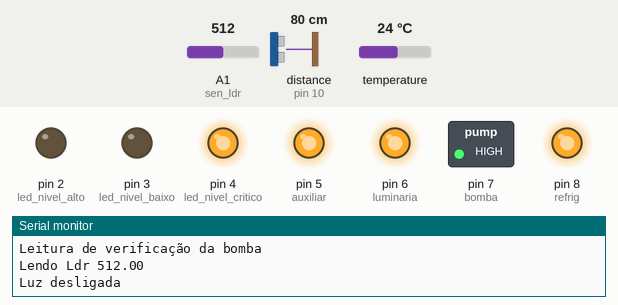
The sketch below on a simulated Arduino Uno, built with avr-gcc and run on an emulated ATmega328P. On the bench: switched loads named in the sketch (green lamp = pin HIGH), output pins drawn as LEDs (lit = HIGH), the last lines printed to the serial monitor. The test bench sets the inputs (shaded band); at power-on: distance to the obstacle (sensor on pin 10) 80 cm, A1 (sen_ldr) = 512, temperature 24 °C. The echo pulse lasts 58.3 µs per cm; the local clock reads 2024-03-15 10:24:30 at power-on unless the sketch sets it.

Above: at 1.5 s.
1.6 s: distance to the obstacle (sensor on pin 10) set to 2 cm
At 15.4 s:
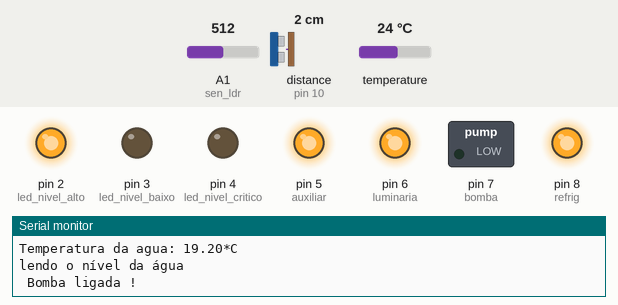
15.6 s: A1 (sen_ldr) set to 585
19.2 s: A1 (sen_ldr) set to 618
At 28.0 s:
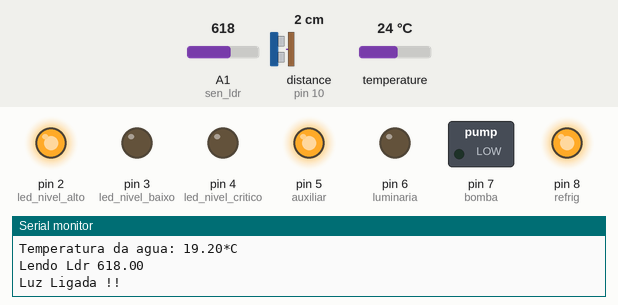
28.5 s: temperature set to 33.9 °C
31.9 s: temperature set to 34.8 °C
At 41.9 s:
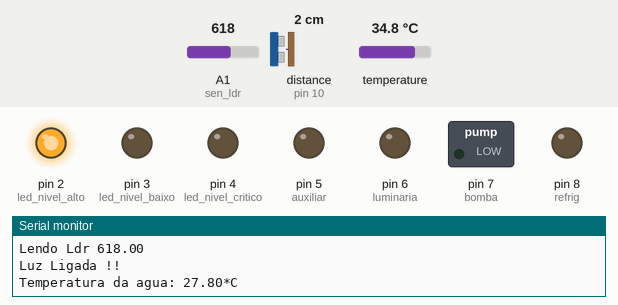
45.9 s: temperature set to 12 °C
At 51.9 s:
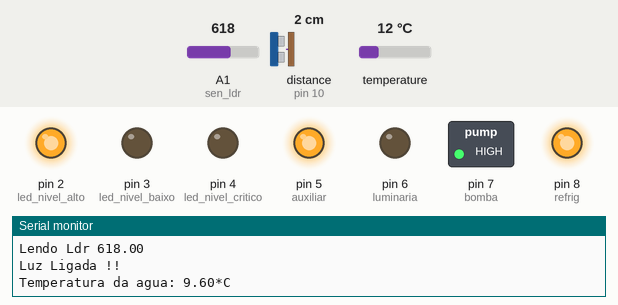
Timing chart, 0 to 76.5 s (numbered marks = the images above; inputs shaded):
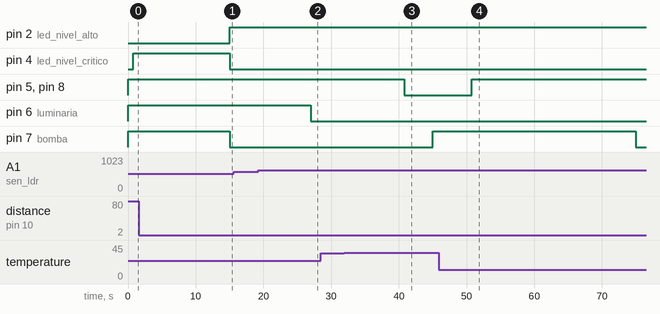

Measured:
- the behaviour switches between 600 and 601 on A1 (sen_ldr) (found by bisection; images 1 and 2)
- the behaviour switches between 34.3 and 34.4 °C on temperature (found by bisection; images 2 and 3)
- after the input at 1.6 s, pin 2 (led_nivel_alto): LOW → HIGH after 13.4 s; pin 4 (led_nivel_critico), pin 7 (bomba): HIGH → LOW after 13.4 s
- after the input at 19.2 s, pin 6 (luminaria): HIGH → LOW after 7.8 s
- after the input at 31.9 s, pin 5 (auxiliar), pin 8 (refrig): HIGH → LOW after 8.9 s
- after the input at 45.9 s, pin 5 (auxiliar), pin 8 (refrig): LOW → HIGH after 4.9 s

The sketch:

TCC_Arduino_Sketch.ino
```cpp
// ---- INICIALIZAÇÃO DO SENSOR ULTRASÔNICO ----

#include "Ultrasonic.h" // BIBLIOTECA
#define pin_trigger 11
#define pin_echo 10
Ultrasonic ultrasonic(pin_trigger, pin_echo); //INICIALIZA OS PINOS DOS SENSORES

// ---- INICIALIZAÇÃO RTC ----

#include <Wire.h> //BIBLIOTECA
#include "RTClib.h" //BIBLIOTECA
RTC_DS3231 rtc; //OBJETO DO TIPO RTC
char daysOfTheWeek[7][12] = {"Domingo", "Segunda", "Terça", "Quarta", "Quinta", "Sexta", "Sábado"};

// ---- INICIALIZAÇÃO DO SENSOR DE TEMPERATURA ----

#include <OneWire.h>
#include <DallasTemperature.h>
#define DS18B20 12 //DEFINE O PINO DIGITAL UTILIZADO PELO SENSOR
OneWire ourWire(DS18B20); //CONFIGURA UMA INSTÂNCIA ONEWIRE PARA SE COMUNICAR COM O SENSOR
DallasTemperature sensors(&ourWire); //BIBLIOTECA DallasTemperature UTILIZA A OneWire

// ---- INICIALIZAÇÃO DO SENSOR LDR ----

#define sen_ldr A1

// ---- INICIALIZA OS PIN ----

#define refrig 8
#define bomba 7
#define luminaria 6
#define auxiliar 5

#define led_nivel_alto 2
#define led_nivel_baixo 3
#define led_nivel_critico 4

// ---- VARIÁVEIS ----

int tempo_bomba_ligada = 30;  // QUANTO TEMPO A BOMBA PERMANECE LIGADA
int tempo_bomba_desligada = 30; // TEMPO EM SEGUNDOS DA BOMBA EM ESPERA (intervalos).
int tempo_leitura_ultra = 15; // *** NÃO PODE SER MENOR QUE 15s ***
int tempo_leitura_temperatura = 10;
int tempo_leitura_lumi = 9;
int nivel_alto = 10; // NIVEL ALTO (cm)
int nivel_baixo = 20;  // NIVEL BAIXO (cm)

// ---- Variaveis De controle ----

int distancia;
static bool flag_bomba_ligada;
static bool flag_luminaria;
float temperatura_media;
float tempo_adicional; //<------------ TESTANDO ! Não implementado

// --------------------- REFERENCIAS DE TEMPO ---------------

DateTime now;
DateTime ref_tempo_liga;
DateTime ref_tempo_desliga;
DateTime ref_tempo_ultra;
DateTime ref_tempo_temperatura;
DateTime ref_tempo_lumi;

//======================= FUNÇÕES SETUP/LOOP =======================

void setup() {

  start();
  strt_rtc();
  digitalWrite(bomba, HIGH);
  digitalWrite(refrig, HIGH);
  digitalWrite(luminaria, HIGH);
  digitalWrite(auxiliar, HIGH);
}
void loop() {

  now = rtc.now();
  leitura_temperatura ();
  check_ultra_sen();
  acionamento_bomba();
  comportamento_luminaria();
}
//======================= INICIALIZAÇÂO =======================

void start(){

  Serial.begin(9600);
  DateTime ref_tempo_liga = rtc.now();
  DateTime ref_tempo_ultra = rtc.now();
  DateTime ref_tempo_temperatura = rtc.now();
  DateTime ref_tempo_lumi = rtc.now();

 // ------------------- DEFINIÇOES DOS PIN --------------------

  pinMode(bomba, OUTPUT);
  pinMode(luminaria, OUTPUT);
  pinMode(refrig, OUTPUT);
  pinMode(auxiliar, OUTPUT);

  pinMode(led_nivel_alto, OUTPUT);
  pinMode(led_nivel_baixo, OUTPUT);
  pinMode(led_nivel_critico, OUTPUT);
  pinMode(sen_ldr, INPUT_PULLUP);
}
  // ============== INICIALIZAÇÃO RTC ==================

  void strt_rtc(){

  if (! rtc.begin()) {
    Serial.println("Couldn't find RTC");
    while (1);
  }

  if (rtc.lostPower()) {
    Serial.println("RTC lost power, lets set the time!");
    // following line sets the RTC to the date & time this sketch was compiled
    rtc.adjust(DateTime(F(__DATE__), F(__TIME__)));
    // This line sets the RTC with an explicit date & time, for example to set
    // January 21, 2014 at 3am you would call:
     //rtc.adjust(DateTime(2022, 5, 30, 10, 44, 0));
  }
}

// ================ VERIFICAÇÃO DE NÍVEL ==================

  void ultrasonic_sen(){

    digitalWrite(pin_trigger, LOW);
    delayMicroseconds(2);
    digitalWrite(pin_trigger, HIGH);
    delayMicroseconds(10);
    digitalWrite(pin_trigger, LOW);
    distancia = (ultrasonic.Ranging(CM));
    delayMicroseconds(10);
  }

  void check_ultra_sen(){

    if (now.unixtime() >= (ref_tempo_ultra.unixtime() + tempo_leitura_ultra)){

      ultrasonic_sen();
      Serial.println("lendo o nível da água ");

      if (distancia <= nivel_alto){

        // NIVEL ALTO
        digitalWrite(led_nivel_alto, HIGH);
        digitalWrite(led_nivel_baixo, LOW);
        digitalWrite(led_nivel_critico, LOW);
        }
      if (distancia > nivel_alto && distancia < nivel_baixo){

          // NIVEL BAIXO
          digitalWrite(led_nivel_alto, LOW);
          digitalWrite(led_nivel_baixo, HIGH);
          digitalWrite(led_nivel_critico, LOW);
        }
      if (distancia > nivel_baixo){

        // NIVEL CRITICO
        flag_bomba_ligada = false;
        digitalWrite(led_nivel_alto, LOW);
        digitalWrite(led_nivel_baixo, LOW);
        digitalWrite(led_nivel_critico, HIGH);
          }
          ref_tempo_ultra = now;
        }
      }
// ============= CALCULO DE TEMPO ENTRE ACINAMENTOS DA BOMBA ================

  int tempo_para_ligar(){

    if (estado() == 1){

    int result;
    result = (tempo_bomba_desligada /4) + tempo_bomba_desligada;
    return result;
    }else {
      return tempo_bomba_desligada;
      }
  }

//  ===================== COMANDOS DA BOMBA ====================

  void comportamento_bomba(){

    static bool flag_sen;

    if (now.unixtime() >= (ref_tempo_liga.unixtime() + tempo_para_ligar()) && flag_bomba_ligada == false ){

      if (flag_sen == false){
      ultrasonic_sen(); // <------- VERIFICAR O SENSOR ULTRASÔNICO ANTES DE LIGAR A BOMBA ----<<<<

      Serial.println("Leitura de verificação da bomba");
       flag_sen = true;
      }

     if (distancia <= nivel_baixo){

      Serial.println(" Bomba ligada !");
      flag_bomba_ligada = true; // <----- ESSE FLAG FAZ A BOMBA LIGAR! ---<<<<<
      ref_tempo_desliga = now;
      flag_sen = false;  // <---- ESSE FLAG INDICA UMA LEITURA DO SENSOR ---<<<<
        }
      }

    if (now.unixtime() >= (ref_tempo_desliga.unixtime() + tempo_bomba_ligada) && flag_bomba_ligada == true){

      Serial.println("Bomba desligada !");
      ref_tempo_liga = now;
      flag_bomba_ligada = false;
      }
  }

  void acionamento_bomba(){

    comportamento_bomba();

     if (flag_bomba_ligada == true){
      //  digitalWrite(bomba, HIGH);
         digitalWrite(bomba, LOW);
    }else {
        // digitalWrite(bomba, LOW);
         digitalWrite(bomba, HIGH);
        }
    }

  //======================== REFRIGERAÇÃO DA ÁGUA =============================================

 float sen_temperatura(){

  float temp;
  sensors.requestTemperatures();
  return  temp = sensors.getTempCByIndex(0);

  }

 void leitura_temperatura (){

  static int cont;
  float temp;
  float maxtemp;
  float mintemp;
  float result;

  if (now.unixtime() >= (ref_tempo_temperatura.unixtime() + tempo_leitura_temperatura)){


    temp = sen_temperatura();

     if (cont == 0){
      maxtemp = temp;
      mintemp = temp;
      cont += 1;
      }
     if (temp > maxtemp && cont != 0){
      maxtemp = temp;
      }
     if (temp < mintemp && cont != 0){
      mintemp = temp;
      }
     if(cont != 0 ){
      float soma;

      soma = (temp * 3) + (maxtemp + mintemp);
      result = soma /5 ;
      cont +=1;
     } else {
      result = temp;
      }
      if (cont >= 10){
          cont = 0;
      }
    temperatura_media = result;

  Serial.print("Temperatura da agua: ");
  Serial.print(temperatura_media);
  Serial.println("*C");
  ref_tempo_temperatura = now;
  acionamento_refrig();
    }
  }
  void acionamento_refrig(){

    if (temperatura_media >= 27.5 ){
     // digitalWrite(refrig,HIGH);
      digitalWrite(refrig,LOW);
      digitalWrite(auxiliar,LOW);
      }else{
        //digitalWrite(refrig,LOW);
        digitalWrite(refrig,HIGH);
        digitalWrite(auxiliar,HIGH);
        }
    }
//  ================== CONTROLE DA ILUMINAÇÃO ==============================

int estado(){
   if (now.hour() >= 5 && now.hour() < 17){
       // Serial.print("Dia ");
     return 0;
        }
   if(now.hour() >= 17  && now.hour() < 5){
         // Serial.print("Noite ");
      return 1;
          }
      }

float sensor_ldr(){

   float valor;
   valor = analogRead(sen_ldr);
   return valor;
  }

void comportamento_luminaria(){

static bool luz = false;

if (now.unixtime() >= (ref_tempo_lumi.unixtime() + tempo_leitura_lumi )){
 Serial.print ("Lendo Ldr ");
 Serial.println(sensor_ldr());

    if (estado()== 0){

   if (sensor_ldr() < 599.00 ){

     // luminosidade alta
    //digitalWrite(luminaria, LOW);
    digitalWrite(luminaria, HIGH);
    Serial.println("Luz desligada");
    }
   if (sensor_ldr() > 600.00 ){

    Serial.println("Luz Ligada !!");

      digitalWrite(luminaria, LOW);
     // luminosidade baixa
    }
      }else{

        digitalWrite(luminaria, HIGH);
   Serial.print("Noite");
        }
    ref_tempo_lumi = now;
 }
}
```
